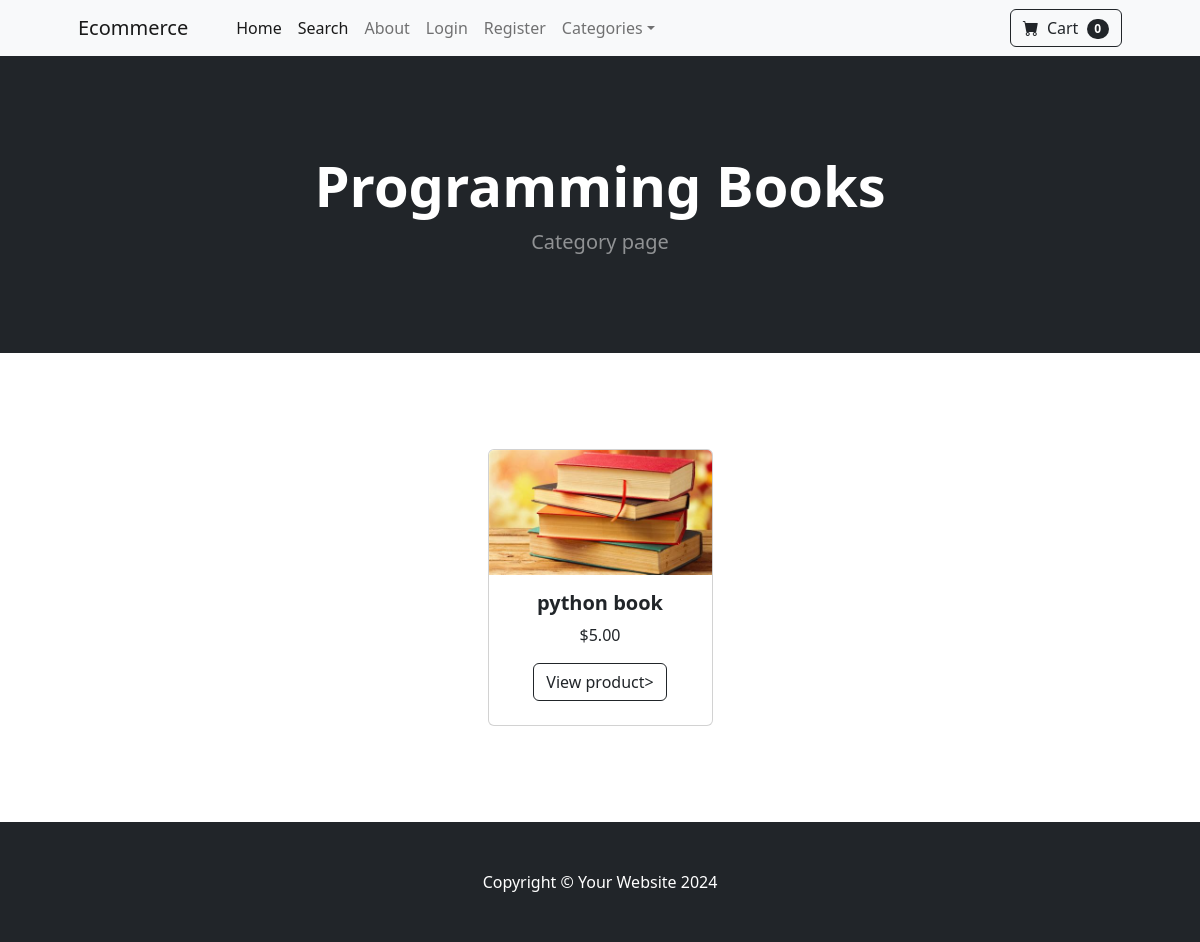
Screenshot of /category/Programming Books with the database file from the repository.
### store/models.py (models this page shows, shortened)
class Category(models.Model):
    name = models.CharField(max_length=50)
    def __str__(self):
        return self.name
    class Meta:
        verbose_name_plural = 'Categories'

class Product(models.Model):
    name = models.CharField(max_length=100)
    price = models.DecimalField(default=0, decimal_places=2, max_digits=6)
    category = models.ForeignKey(Category, on_delete=models.CASCADE, default=1)
    description = models.CharField(max_length=250, default='', blank=True, null=True)
    image = models.ImageField(upload_to='uploads/products/')
    is_sale = models.BooleanField(default=False)
    sale_price = models.DecimalField(default=0, decimal_places=2, max_digits=6)

### store/views.py (the view)
# urls.py: path('category/<str:slug>', views.category, name='category',),
def category(request, slug):
    slug = slug.replace('-', ' ')
    try:
        category = Category.objects.get(name=slug)
        products = Product.objects.filter(category=category)
        return render(request, 'store/category.html', {'products': products, 'category': category})
    except:
        messages.success(request, "Category you search for does not exist.")
        return redirect('home')

### cart/cart.py (called while the page is built)
    def __len__(self):
        return len(self.cart)

### cart/context_processors.py (called while the page is built)
def cart_context(request):
    return {'cart': Cart(request)}

### templates/store/category.html
{% extends 'base.html' %}
{% block content %}
        <header class="bg-dark py-5">
            <div class="container px-4 px-lg-5 my-5">
                <div class="text-center text-white">
                    <h1 class="display-4 fw-bolder">{{ category }}</h1>
                    <p class="lead fw-normal text-white-50 mb-0">Category page</p>
                </div>
            </div>
        </header>
        <section class="py-5">
            <div class="container px-4 px-lg-5 mt-5">
                <div class="row gx-4 gx-lg-5 row-cols-2 row-cols-md-3 row-cols-xl-4 justify-content-center">
                {% for product in products %}
                    {% if product.is_sale %}
                    <div class="col mb-5">
                        <div class="card h-100">
                            <div class="badge bg-dark text-white
                            position-absolute"
                                 style="top: 0.5rem; right: 0.5rem">Sale
                            </div>
                            <img class="card-img-top" src="{{ product.image.url }}" alt="..." />
                            <div class="card-body p-4">
                                <div class="text-center">
                                    <h5 class="fw-bolder">{{ product.name }}</h5>
                                    <div class="d-flex justify-content-center small text-warning mb-2">
                                    <div class="bi-star-fill"></div>
                                    &nbsp;&nbsp;Sale!&nbsp;&nbsp;
                                    <div class="bi-star-fill"></div>
                                    </div>
                                    <strike>
                                        ${{ product.price }}
                                    </strike>>
                                        ${{ product.sale_price }}
                                    <p>{{ product.description }}</p>
                                </div>
                            </div>
                            <div class="card-footer p-4 pt-0 border-top-0 bg-transparent">
                                <div class="text-center"><a class="btn btn-outline-dark mt-auto" href="{% url 'product' product.id %}">View product</a></div>
                            </div>
                        </div>
                    </div>
                </div>
                {% else %}
                    <div class="col mb-5">
                        <div class="card h-100">
                            <img class="card-img-top" src="{{ product.image.url }}" alt="..."/>
                            <div class="card-body p4">
                                <div class="text-center">
                                    <h5 class="fw-bolder">
                                        {{ product.name }}
                                    </h5>
                                    ${{ product.price }}
                                </div>
                            </div>
                            <div class="card-footer p-4 pt-0 border-top-0 bg-transparent">
                                <div class="text-center">
                                    <a class="btn btn-outline-dark mt-auto"
                                        href="{% url 'product' product.id %}">View product></a>
                                </div>
                            </div>
                        </div>
                    </div>
                {% endif %}
            {% endfor %}
            </div>
        </section>
{% endblock %}

### rows the page displays
Category: name "Programming Books"
Product: image (picture), name "python book", price "5.00"

### other values shown
{{ cart|length }} "0"
